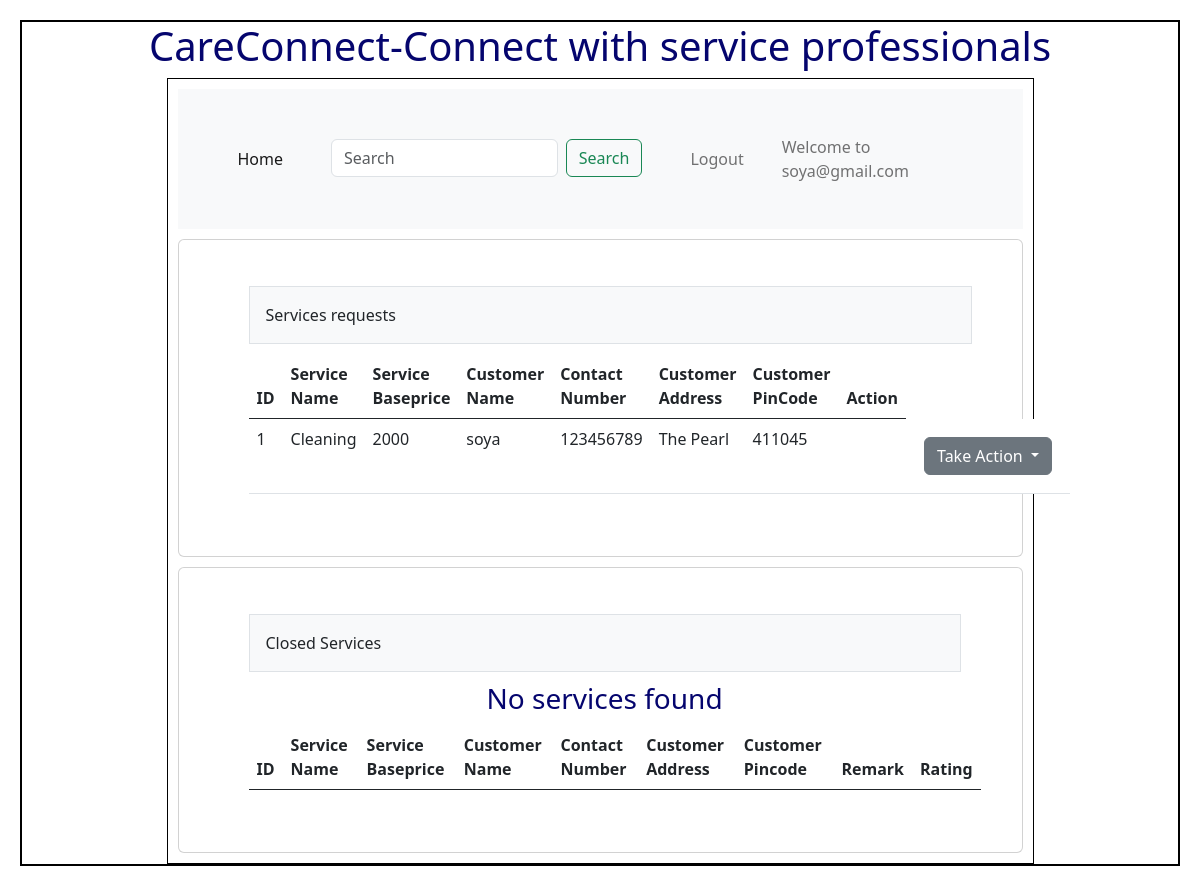
Before: /professional (signed in) with the older database file.
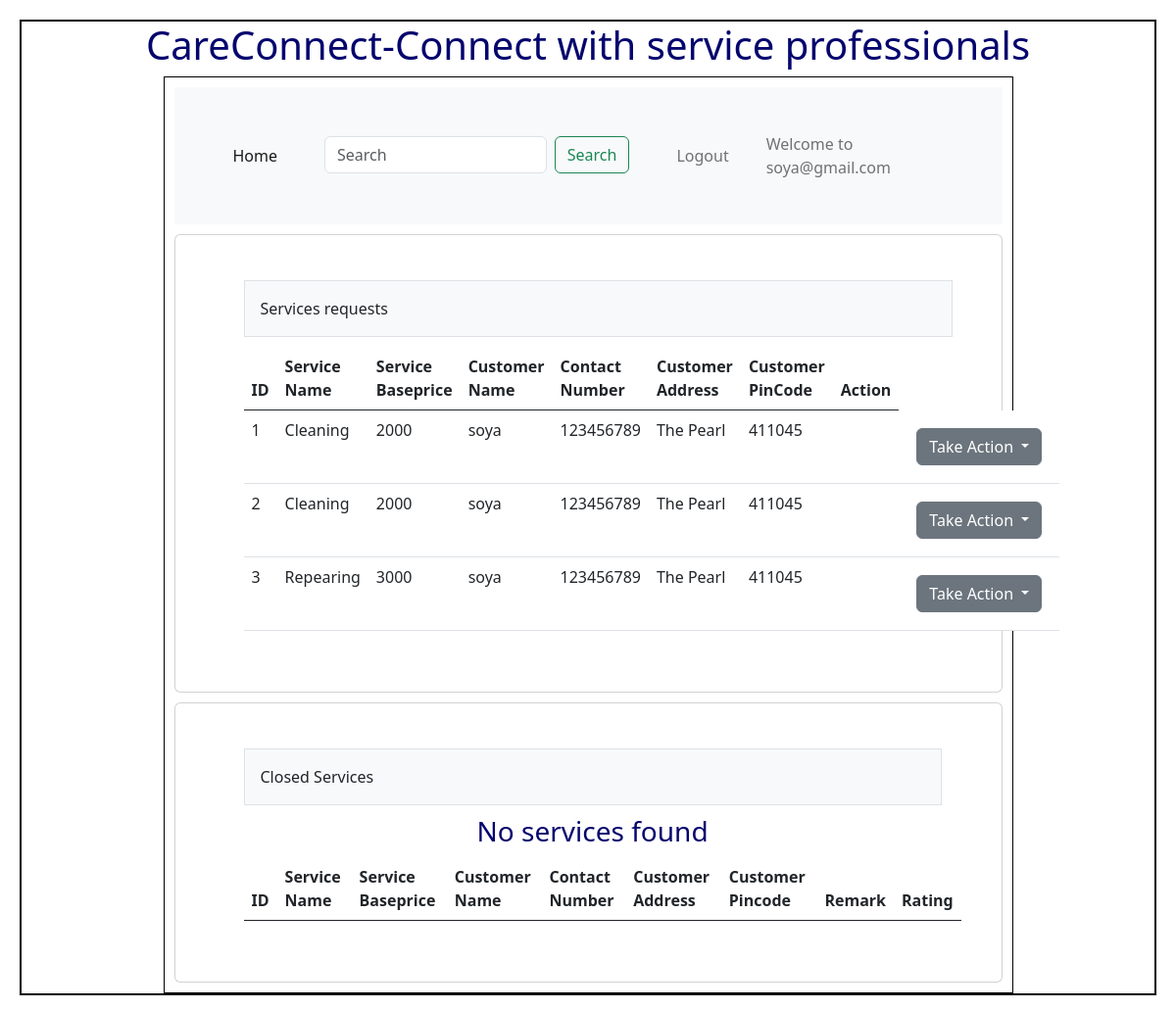
After: the same page with the newer database file.
### Backend/models.py (models this page shows)
class Customer(db.Model):
    __tablename__="Customer"
    id = db.Column(db.Integer, primary_key=True)
    email=db.Column(db.String,unique=True,nullable=False)
    password=db.Column(db.String,nullable=False)
    contact_number=db.Column(db.Integer,nullable=False)
    fullname =db.Column(db.String,nullable=False)
    address =db.Column(db.String,nullable=False)
    pincode=db.Column(db.Integer,nullable=False)
    status=db.Column(db.String,default="Active")

class Servicereq(db.Model):
    __tablename__="Servicereq"
    id = db.Column(db.Integer, primary_key=True)
    Professional_id=db.Column(db.Integer, db.ForeignKey("Professional.id"),nullable=True)
    Service_id=db.Column(db.Integer, db.ForeignKey("Service.id"),nullable=False)
    Customer_id=db.Column(db.Integer, db.ForeignKey("Customer.id"),nullable=False)
    status=db.Column(db.String,nullable=False)
    remarks=db.Column(db.String,nullable=True)
    rating=db.Column(db.Integer,default=0)
    service=db.relationship("Service",cascade="all,delete",backref="Servicereqs",lazy=True)
    customer=db.relationship("Customer",cascade="all,delete",backref="Servicereqs",lazy=True)
    professional=db.relationship("Professional",cascade="all,delete",backref="Servicereqs",lazy=True)

class Service(db.Model):
    __tablename__="Service"
    id = db.Column(db.Integer, primary_key=True)
    name=db.Column(db.String,nullable=False)
    description=db.Column(db.String,nullable=False)
    baseprice=db.Column(db.Integer,default=0.0)
    subservice=db.Column(db.String,nullable=False)
    location=db.Column(db.String,nullable=False)
    pincode=db.Column(db.String,nullable=False)

### Backend/controllers.py (the view)
@app.route("/professional")
def professional_dashboard():
    redirect_response = isUserLoggedIn()
    if redirect_response is None:
        return redirect('/login')
    servicereqs=get_servicereq()
    services=get_services()
    customers=get_customer()
    servicereqs1 = Servicereq.query.filter_by(status='Close').all()
    return render_template("Professionaldashboard.html",name=session.get('username'),servicereqs=servicereqs,services=services,customers=customers,servicereqs1=servicereqs1)

### Backend/controllers.py (called while the page is built)
def isUserLoggedIn():
    if 'userid' in session:
        if session.get('usertype') == 'admin':
            return redirect(url_for('admin_dashboard'))
        elif session.get('usertype') == 'customer':
            return redirect(url_for('customer_dashboard'))
        elif session.get('usertype') == 'professional':
            return redirect(url_for('professional_dashboard'))
    return None

def get_services():
    services=Service.query.all()
    return services

def get_customer():
    customers=Customer.query.all()
    return customers

def get_servicereq():
    servicereqs=Servicereq.query.all()
    print(servicereqs)
    return servicereqs

### Templates/Professionaldashboard.html (shortened to what this page needs)
<!DOCTYPE html>
<html>
    <head>
        <link rel="stylesheet" href="/static/styles/main.css">
        <link href="https://cdn.jsdelivr.net/npm/bootstrap@5.0.2/dist/css/bootstrap.min.css" rel="stylesheet">
        <link href="https://cdn.jsdelivr.net/npm/bootstrap@5.3.0/dist/css/bootstrap.min.css" rel="stylesheet">
    </head>
    <body>
        <div class = "my_container">
            <div class = "center"> <h1>CareConnect-Connect with service professionals</h1></div>
                <div class="my_panel">
                    <nav class="navbar navbar-expand-lg navbar-light bg-light">
                    <div class="container-fluid">
                        <div class="collapse navbar-collapse" id="navbarText">
                            <ul class="navbar-nav me-auto mb-2 mb-lg-0">
                                <li class="nav-item">
                                    <a class="nav-link active" aria-current="page" href="/professional">Home</a>
                                </li>
                                <li class="nav-item">
                                    <form class="d-flex" method="POST" action="#">
                                    <input class="form-control me-2" type="search" placeholder="Search" aria-label="Search" name="search_txt" id="search_txt">
                                    <button class="btn btn-outline-success" type="submit">Search</button>
                                    </form>
                                </li>
                                <li>
                                    <a class="nav-link" href="/logout">Logout</a>
                                </li>
                            </ul>
                            <span class="navbar-text">
                                Welcome to {{name}}
                            </span>
                        </div>
                    </div>
                    </nav>
                    <div class="card">
                    <div class="card-body">
                        <div class="container px-4">
                            <div class="row gx-5">
                                <div class="col">
                                    <div class="p-3 border bg-light table-responsive">Services requests</div>
                                        <table class="table">
                                            <thead>
                                                <tr>
                                                <th scope="col">ID</th>
                                                <th scope="col">Service Name</th>
                                                <th scope="col">Service Baseprice</th>
                                                <th scope="col">Customer Name</th>
                                                <th scope="col">Contact Number</th>
                                                <th scope="col">Customer Address</th>
                                                <th scope="col">Customer PinCode</th>
                                                <th scope="col">Action</th>
                                                </tr>
                                            </thead>
                                            <tbody>
                                                {%if servicereqs%}
                                                    {%for servicereq in servicereqs%}
                                                <tr>
                                                    <td>{{ servicereq.id }}</td>
                                                    <td>{{ servicereq.service.name }}</td>
                                                    <td>{{ servicereq.service.baseprice }}</td>
                                                    <td>{{servicereq.customer.fullname}}</td>
                                                    <td>{{ servicereq.customer.contact_number }}</td>
                                                    <td>{{ servicereq.customer.address}}</td>
                                                    <td>{{ servicereq.customer.pincode }}</td>
                                                    <td>{{servicereq.action}}</td>
                                                    <td>
                                                    <div class="dropdown">
                                                        <button class="btn btn-secondary dropdown-toggle"
                                                            type="button"
                                                            id="dropdownMenuButton1"
                                                            data-bs-toggle="dropdown"
                                                            aria-expanded="false">
                                                            Take Action
                                                        </button>
                                                    </div>
                                                    </td>
                                                </tr>
                                                    {%endfor%}
                                                {%else%}
                                                    <h3 class = "center"> No services found</h3>
                                                {%endif%}
                                            </tbody>
                                        </table>
                                </div>
                            </div>
                        </div>
                    </div>
                    </div>
                    <div class="card">
                    <div class="card-body">
                        <div class="container px-4">
                            <div class="row gx-5">
                                <div class="col">
                                    <div class="p-3 border bg-light table-responsive">Closed Services</div>
                                        <table class="table">
                                            <thead>
                                                <tr>
                                                <th scope="col">ID</th>
                                                <th scope="col">Service Name</th>
                                                <th scope="col">Service Baseprice</th>
                                                <th scope="col">Customer Name</th>
                                                <th scope="col">Contact Number</th>
                                                <th scope="col">Customer Address</th>
                                                <th scope="col">Customer Pincode</th>
                                                <th scope="col">Remark</th>
                                                <th scope="col">Rating</th>
                                                </tr>
                                            </thead>
                                            <tbody>
                                                {%if servicereqs1 %}
                                                    {%for servicereq in servicereqs1%}
                                                        {% if servicereq.status == "Close" %}
                                                <tr>
                                                    <td>{{ servicereq.id }}</td>
                                                    <td>{{ servicereq.service.fullname }}</td>
                                                    <td>{{ servicereq.service.baseprice }}</td>
                                                    <td>{{servicereq.customer.fullname}}</td>
                                                    <td>{{ servicereq.customer.contact_number }}</td>
                                                    <td>{{ servicereq.customer.address}}</td>
                                                    <td>{{ servicereq.customer.pincode }}</td>
                                                    <td>{{servicereq.remark}}</td>
                                                    <td>{{servicereq.rating}}</td>
                                                </tr>
                                                        {%endif%}
                                                    {%endfor%}
                                                {%else%}
                                                    <h3 class = "center"> No services found</h3>
                                                {%endif%}
                                            </tbody>
                                        </table>
                                </div>
                            </div>
                        </div>
                    </div>
                    </div>
                </div>
            </div>
    </body>
</html>

### Static/Styles/main.css (style rules this page uses)
* { margin: 10px; }
.my_container { border: 2px solid black; }
.my_panel { width: 75%; margin: auto; height: auto; border: 1px solid black; }
.center { text-align: center; margin: auto; color: rgb(5,5,110); }

Changed rows visible on the page:
added Servicereq: id "2", service.name "Cleaning", service.baseprice "2000", customer.fullname "soya", customer.contact_number "123456789", customer.address "The Pearl", customer.pincode "411045"
added Servicereq: id "3", service.name "Repearing", service.baseprice "3000", customer.fullname "soya", customer.contact_number "123456789", customer.address "The Pearl", customer.pincode "411045"
